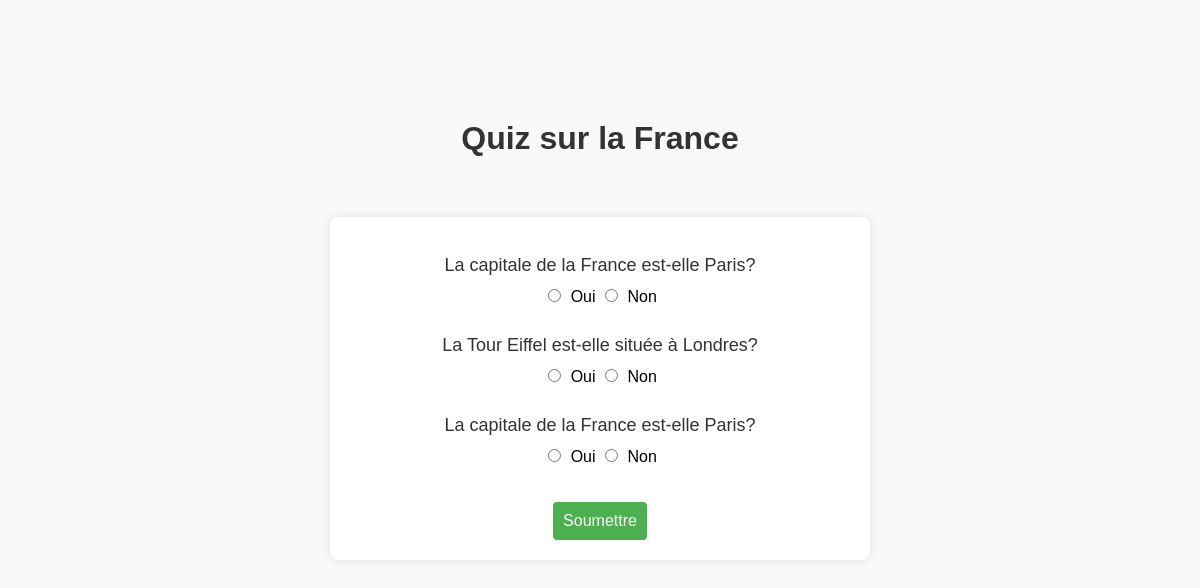
The app's page /quiz_france.php, older data.
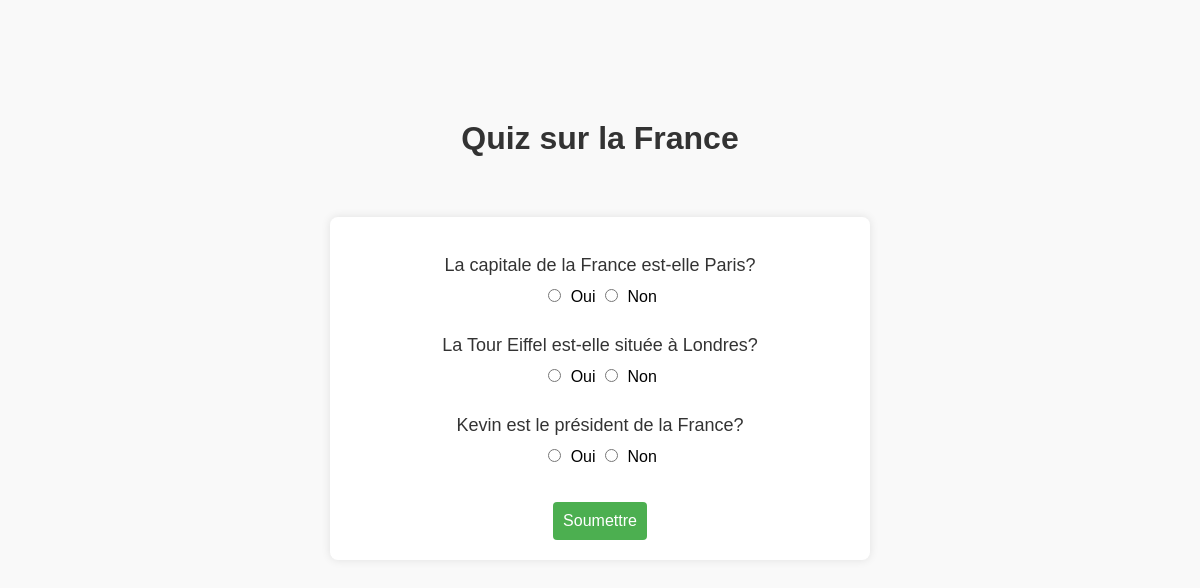
The same page, newer data.
### tables this page shows
CREATE TABLE questions (
        id INTEGER PRIMARY KEY,
        question TEXT);

### quiz_france.php (the view, shortened to what this page needs)
<!DOCTYPE html>
<html lang="fr">
<head>
    <link rel="stylesheet" type="text/css" href="css/quiz.css">
</head>
<body>
    <h1>Quiz sur la France</h1>
    <form action="process_france.php" method="post">
        <?php
        require 'database.php';
        try {
            $questions = $file_db->query("SELECT * FROM questions WHERE id BETWEEN 0 AND 3")->fetchAll(PDO::FETCH_ASSOC);
            foreach ($questions as $question) {
                echo '<p>' . $question['question'] . '</p>';
                echo '<label><input type="radio" name="question_' . $question['id'] . '" value="1"> Oui </label>';
                echo '<label><input type="radio" name="question_' . $question['id'] . '" value="0"> Non </label><br>';
            }
        } catch (PDOException $ex) {
            echo $ex->getMessage();
        }
        ?>
        <input type="submit" name="submit" value="Soumettre">
    </form>
</body>
</html>

Row changes from the older to the newer data that the page shows:
changed questions: question "La capitale de la France est-elle Paris?" → "Kevin est le président de la France?"
